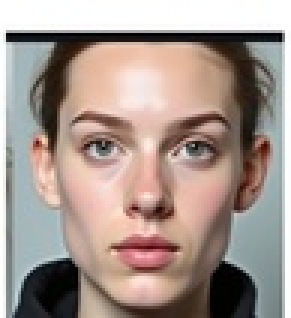
#> input picture customarchive/dry/train_00010_aligned.jpg, 97 x 106 px, shrunk from 200 x 219 before the run, found by its file name (shown 3 times larger); its folder holds 4 pictures in this run
$ python Not_neyro.py
#> lines starting #> are read from the running program, lines starting #| are printed output that depends on the picture
import cv2
import os

# Initialize the face cascade classifier
face_cascade = cv2.CascadeClassifier("Face/face_bok2.xml")

# Set the folder path and the output folder path
folder_path = "dry"
output_folder_path = "customarchive/dry"

# Create the output folder if it doesn't exist
if not os.path.exists(output_folder_path):
    os.makedirs(output_folder_path)

# Loop through all files in the folder
for filename in os.listdir(folder_path):
    # Check if the file is an image
    if filename.endswith(".jpg") or filename.endswith(".png"):
        # Read the image
        image_path = os.path.join(folder_path, filename)
        image = cv2.imread(image_path)
#> image is the input picture: shape (106, 97, 3); mean B, G, R 142.5, 150.1, 165.7

        # Check if the image is read successfully
        if image is None:
            print(f"Error: Unable to read image file {image_path}")
            continue

        # Convert the image to grayscale
        image_gray = cv2.cvtColor(image, cv2.COLOR_BGR2GRAY)
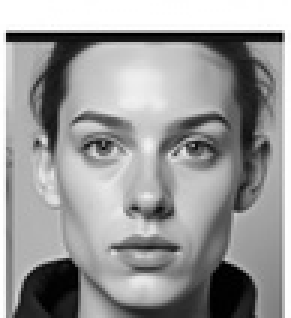
#> image_gray: shape (106, 97) (shown 3 times larger); min 0, max 255, mean 153.9

        # Detect faces in the image
        faces = face_cascade.detectMultiScale(image_gray, 1.3, 5)
#> faces = [[13, 20, 73, 73]]

        # Loop through each detected face
        for x, y, width, height in faces:
            # Increase the size of the cropped area to include the whole head
            x -= width // 4
            y -= height // 2
            width += width // 2
            height += height // 2

            # Ensure the cropped area is within the image boundaries
            x = max(0, x)
            y = max(0, y)
            width = min(width, image.shape[1] - x)
            height = min(height, image.shape[0] - y)

            # Crop the face
            cropped_face = image[y:y + height, x:x + width]

            # Save the cropped face with the same filename as the original image
            output_filename = filename
            output_path = os.path.join(output_folder_path, output_filename)
            cv2.imwrite(output_path, cropped_face)
#> this loop made 1 pass
#> (x, y, width, height, output_filename) on pass 1: (0, 0, 97, 106, 'train_00010_aligned.jpg')
#> pass 2 of the loop `for filename in os.listdir(folder_path):`:
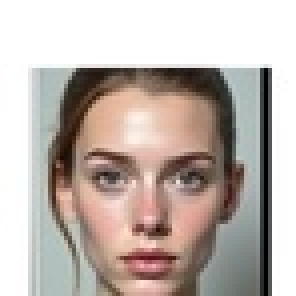
#> input picture customarchive/dry/train_00017_aligned.jpg, 74 x 74 px, shrunk from 153 x 153 before the run, found by its file name (shown 4 times larger)
#> image is the input picture: shape (74, 74, 3); mean B, G, R 173.9, 180, 191
#> `image_gray = cv2.cvtColor(image, cv2.COLOR_BGR2GRAY)`:
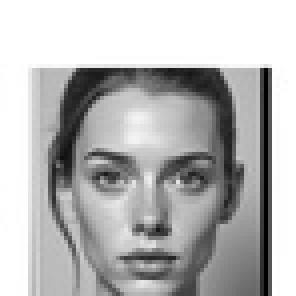
#> image_gray: shape (74, 74) (shown 4 times larger); min 0, max 255, mean 182.6
#> faces = [[16, 27, 43, 43]]
#> the loop `for x, y, width, height in faces:` made 1 pass
#> (x, y, width, height, output_filename) on pass 1: (6, 6, 64, 64, 'train_00017_aligned.jpg')
#> pass 1, `cropped_face = image[y:y + height, x:x + width]`:
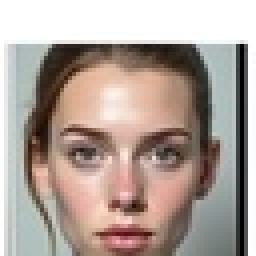
#> cropped_face: shape (64, 64, 3) (shown 4 times larger); mean B, G, R 153.7, 161.3, 175.6
#> pass 3 of the loop `for filename in os.listdir(folder_path):`:
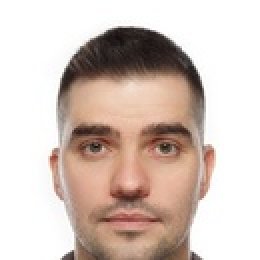
#> input picture customarchive/dry/train_00028_aligned.jpg, 130 x 130 px, shrunk from 268 x 268 before the run, found by its file name (shown 2 times larger)
#> image is the input picture: shape (130, 130, 3); mean B, G, R 189.3, 197.4, 213.1
#> `image_gray = cv2.cvtColor(image, cv2.COLOR_BGR2GRAY)`:
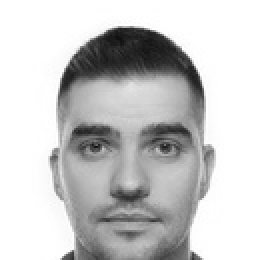
#> image_gray: shape (130, 130) (shown 2 times larger); min 15, max 255, mean 201.2
#> faces = [[23, 40, 83, 83]]
#> the loop `for x, y, width, height in faces:` made 1 pass
#> (x, y, width, height, output_filename) on pass 1: (3, 0, 124, 124, 'train_00028_aligned.jpg')
#> pass 1, `cropped_face = image[y:y + height, x:x + width]`:
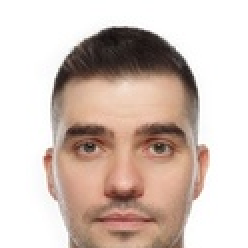
#> cropped_face: shape (124, 124, 3) (shown 2 times larger); mean B, G, R 186.8, 195.2, 211.8
#> the loop made 4 passes; the first 3 are shown
